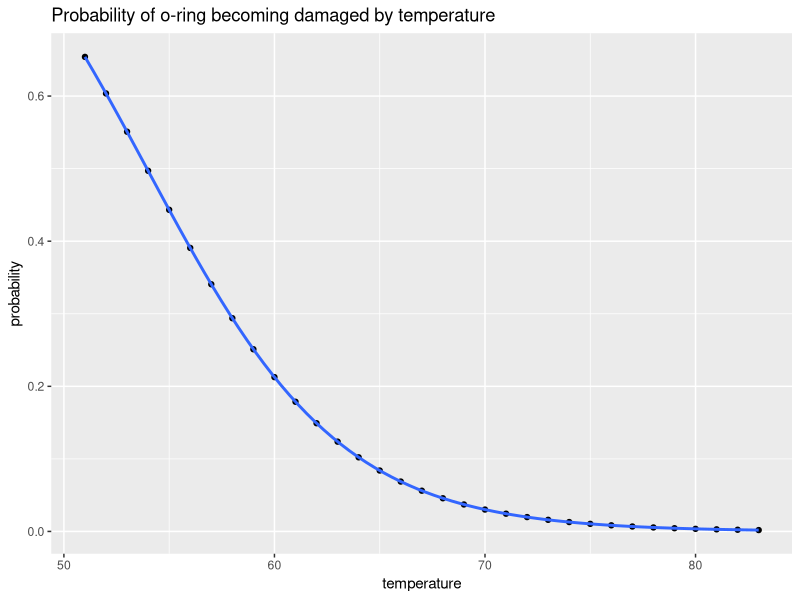

Write the R code that produced this figure.
## ---- chunk 1
y_hat <- 18.93 - 9.11 * (0) + 3.10 * (1) + 2.15 * (1)

# The residual is
2 - y_hat
## ---- chunk 2
# R-squared = 1 - (var(e_i)/var(y_i))
1 - (240.57)/(264.17)

# adjusted R-squared = 1 - [(var(e_i)/var(y_i)) * ((n-1)/(n-k-1))]
1 - ((240.57/264.17)*((146-1)/(146-3-1)))
## ---- chunk 3
prob <- function(temp){
  Probdamage <- 11.6630 - 0.2162 * temp
  p_hat <- exp(Probdamage) / (1 + exp(Probdamage))
  return (p_hat)
}

# Probability of a damaged o-ring at temperature of 51 degrees is
prob(51)

# Probability of a damaged o-ring at temperature of 53 degrees is
prob(53)

# Probability of a damaged o-ring at temperature of 55 degrees is
prob(55)
## ---- chunk 4
temperature <- c(51:83)
probability <- prob(temperature)
data <- cbind.data.frame(temperature, probability)

library(ggplot2)
ggplot(data, aes(x = temperature,y = probability)) + geom_point() + geom_smooth(method="glm", method.args=list(family="binomial"), se=FALSE) + ggtitle("Probability of o-ring becoming damaged by temperature")
